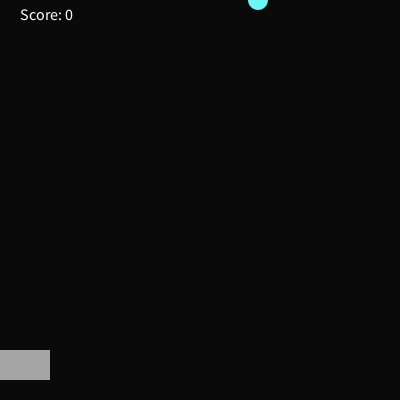
Frame 1 (no input)
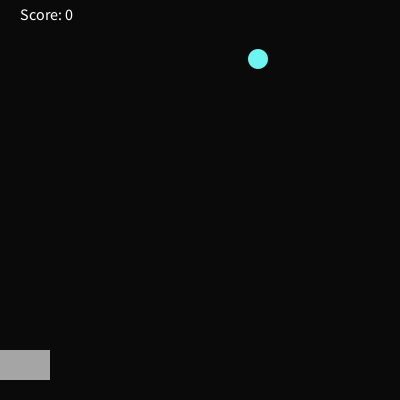
Frame 60 (the mouse pressed at the canvas centre just before this capture)
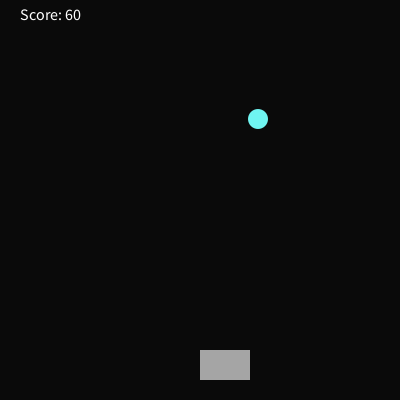
Frame 120 (the mouse held since frame 60 and released just before this capture)

The Processing sketch that drew these frames (run headless with seeded random() and noise(); from frame 60 on, the mouse is pressed at the canvas centre):

// Processing sketch: Rain_Game
// ── Rain_Game.pde
int y = 0;
int randomNumber = (int) random(400);
int score = 0;
void setup(){
  size(400, 400);
}

void draw() {
  background(#0A0A0A);
  fill(#6FF5F1);
  noStroke();
  ellipse(randomNumber, y, 20, 20);
  y++;
  if(y==410) {
    y=0;
    ellipse(randomNumber, y, 20, 20);
  y++;
  }
  fill(#A5A5A5);
  rect(mouseX, 350, 50, 30);
  checkCatch(randomNumber);
  fill(#FFFFFF);
  textSize(16);
  text("Score: " + score, 20, 20);
}
 void checkCatch(int x){
         if (x > mouseX && x < mouseX+100)
            score++;
         else if (score > 0) 
            score--;
        println("Your score is now: " + score);
    }
